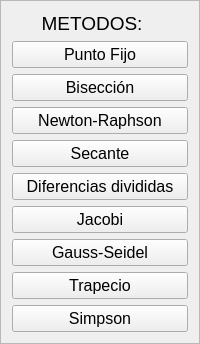
        <widget class="QFrame" name="frame_2">
         <property name="minimumSize">
          <size>
           <width>0</width>
           <height>0</height>
          </size>
         </property>
         <property name="frameShape">
          <enum>QFrame::StyledPanel</enum>
         </property>
         <property name="frameShadow">
          <enum>QFrame::Raised</enum>
         </property>
         <layout class="QVBoxLayout" name="verticalLayout_2">
          <item>
           <widget class="QLabel" name="metodosLabel">
            <property name="minimumSize">
             <size>
              <width>0</width>
              <height>0</height>
             </size>
            </property>
            <property name="maximumSize">
             <size>
              <width>160</width>
              <height>40</height>
             </size>
            </property>
            <property name="font">
             <font>
              <pointsize>14</pointsize>
             </font>
            </property>
            <property name="text">
             <string>METODOS:</string>
            </property>
            <property name="alignment">
             <set>Qt::AlignCenter</set>
            </property>
           </widget>
          </item>
          <item>
           <widget class="QPushButton" name="puntofijoButton">
            <property name="font">
             <font>
              <pointsize>12</pointsize>
             </font>
            </property>
            <property name="text">
             <string>Punto Fijo</string>
            </property>
           </widget>
          </item>
          <item>
           <widget class="QPushButton" name="biseccionButton">
            <property name="font">
             <font>
              <pointsize>12</pointsize>
             </font>
            </property>
            <property name="text">
             <string>Bisección</string>
            </property>
           </widget>
          </item>
          <item>
           <widget class="QPushButton" name="newtonButton">
            <property name="font">
             <font>
              <pointsize>12</pointsize>
             </font>
            </property>
            <property name="text">
             <string>Newton-Raphson</string>
            </property>
           </widget>
          </item>
          <item>
           <widget class="QPushButton" name="secanteButton">
            <property name="font">
             <font>
              <pointsize>12</pointsize>
             </font>
            </property>
            <property name="text">
             <string>Secante</string>
            </property>
           </widget>
          </item>
          <item>
           <widget class="QPushButton" name="difeButton">
            <property name="font">
             <font>
              <pointsize>12</pointsize>
             </font>
            </property>
            <property name="text">
             <string>Diferencias divididas</string>
            </property>
           </widget>
          </item>
          <item>
           <widget class="QPushButton" name="jacobiButton">
            <property name="font">
             <font>
              <pointsize>12</pointsize>
             </font>
            </property>
            <property name="text">
             <string>Jacobi</string>
            </property>
           </widget>
          </item>
          <item>
           <widget class="QPushButton" name="gaussButton">
            <property name="font">
             <font>
              <pointsize>12</pointsize>
             </font>
            </property>
            <property name="text">
             <string>Gauss-Seidel</string>
            </property>
           </widget>
          </item>
          <item>
           <widget class="QPushButton" name="trapecioButton">
            <property name="font">
             <font>
              <pointsize>12</pointsize>
             </font>
            </property>
            <property name="text">
             <string>Trapecio</string>
            </property>
           </widget>
          </item>
          <item>
           <widget class="QPushButton" name="simpsonButton">
            <property name="font">
             <font>
              <pointsize>12</pointsize>
             </font>
            </property>
            <property name="text">
             <string>Simpson</string>
            </property>
           </widget>
          </item>
         </layout>
        </widget>
